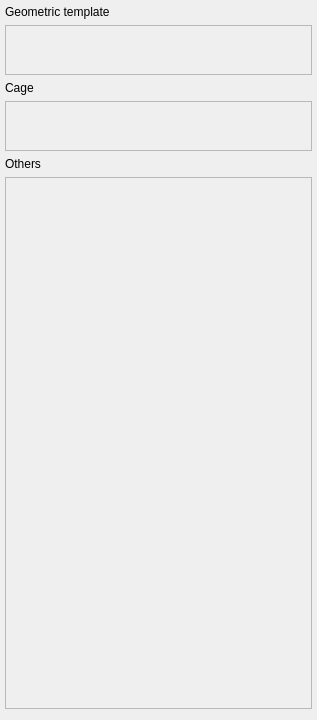
<?xml version="1.0" encoding="UTF-8"?>
<ui version="4.0">
 <class>LayerDialog</class>
 <widget class="QWidget" name="LayerDialog">
  <property name="geometry">
   <rect>
    <x>0</x>
    <y>0</y>
    <width>317</width>
    <height>720</height>
   </rect>
  </property>
  <property name="sizePolicy">
   <sizepolicy hsizetype="Preferred" vsizetype="Preferred">
    <horstretch>0</horstretch>
    <verstretch>0</verstretch>
   </sizepolicy>
  </property>
  <property name="minimumSize">
   <size>
    <width>317</width>
    <height>720</height>
   </size>
  </property>
  <property name="windowTitle">
   <string>Form</string>
  </property>
  <layout class="QVBoxLayout" name="verticalLayout_2">
   <property name="leftMargin">
    <number>5</number>
   </property>
   <property name="topMargin">
    <number>5</number>
   </property>
   <property name="rightMargin">
    <number>5</number>
   </property>
   <item>
    <widget class="QLabel" name="label">
     <property name="sizePolicy">
      <sizepolicy hsizetype="Preferred" vsizetype="Fixed">
       <horstretch>0</horstretch>
       <verstretch>0</verstretch>
      </sizepolicy>
     </property>
     <property name="text">
      <string>Geometric template</string>
     </property>
    </widget>
   </item>
   <item>
    <widget class="CheckableList" name="mainMeshList">
     <property name="sizePolicy">
      <sizepolicy hsizetype="Preferred" vsizetype="Fixed">
       <horstretch>0</horstretch>
       <verstretch>0</verstretch>
      </sizepolicy>
     </property>
     <property name="minimumSize">
      <size>
       <width>4</width>
       <height>0</height>
      </size>
     </property>
     <property name="maximumSize">
      <size>
       <width>16777215</width>
       <height>50</height>
      </size>
     </property>
     <property name="widgetResizable">
      <bool>true</bool>
     </property>
     <widget class="QWidget" name="mainMeshScrollAreaWidgetContents">
      <property name="geometry">
       <rect>
        <x>0</x>
        <y>0</y>
        <width>305</width>
        <height>48</height>
       </rect>
      </property>
      <property name="sizePolicy">
       <sizepolicy hsizetype="Preferred" vsizetype="Preferred">
        <horstretch>0</horstretch>
        <verstretch>0</verstretch>
       </sizepolicy>
      </property>
     </widget>
    </widget>
   </item>
   <item>
    <widget class="QLabel" name="label_2">
     <property name="sizePolicy">
      <sizepolicy hsizetype="Preferred" vsizetype="Fixed">
       <horstretch>0</horstretch>
       <verstretch>0</verstretch>
      </sizepolicy>
     </property>
     <property name="text">
      <string>Cage</string>
     </property>
    </widget>
   </item>
   <item>
    <widget class="CheckableList" name="cageList">
     <property name="sizePolicy">
      <sizepolicy hsizetype="Preferred" vsizetype="Fixed">
       <horstretch>0</horstretch>
       <verstretch>0</verstretch>
      </sizepolicy>
     </property>
     <property name="maximumSize">
      <size>
       <width>16777215</width>
       <height>50</height>
      </size>
     </property>
     <property name="widgetResizable">
      <bool>true</bool>
     </property>
     <widget class="QWidget" name="cageScrollAreaWidgetContents">
      <property name="geometry">
       <rect>
        <x>0</x>
        <y>0</y>
        <width>305</width>
        <height>48</height>
       </rect>
      </property>
     </widget>
    </widget>
   </item>
   <item>
    <widget class="QLabel" name="label_3">
     <property name="sizePolicy">
      <sizepolicy hsizetype="Preferred" vsizetype="Fixed">
       <horstretch>0</horstretch>
       <verstretch>0</verstretch>
      </sizepolicy>
     </property>
     <property name="text">
      <string>Others</string>
     </property>
    </widget>
   </item>
   <item>
    <widget class="CheckableList" name="fragmentsList">
     <property name="sizePolicy">
      <sizepolicy hsizetype="Preferred" vsizetype="Expanding">
       <horstretch>0</horstretch>
       <verstretch>0</verstretch>
      </sizepolicy>
     </property>
     <property name="minimumSize">
      <size>
       <width>288</width>
       <height>0</height>
      </size>
     </property>
     <property name="maximumSize">
      <size>
       <width>16777215</width>
       <height>16777215</height>
      </size>
     </property>
     <property name="widgetResizable">
      <bool>true</bool>
     </property>
     <widget class="QWidget" name="scrollAreaWidgetContents">
      <property name="geometry">
       <rect>
        <x>0</x>
        <y>0</y>
        <width>305</width>
        <height>523</height>
       </rect>
      </property>
      <property name="sizePolicy">
       <sizepolicy hsizetype="Preferred" vsizetype="Preferred">
        <horstretch>0</horstretch>
        <verstretch>0</verstretch>
       </sizepolicy>
      </property>
     </widget>
    </widget>
   </item>
  </layout>
 </widget>
 <customwidgets>
  <customwidget>
   <class>CheckableList</class>
   <extends>QScrollArea</extends>
   <header location="global">checkablelist.h</header>
   <container>1</container>
  </customwidget>
 </customwidgets>
 <resources/>
 <connections/>
</ui>
